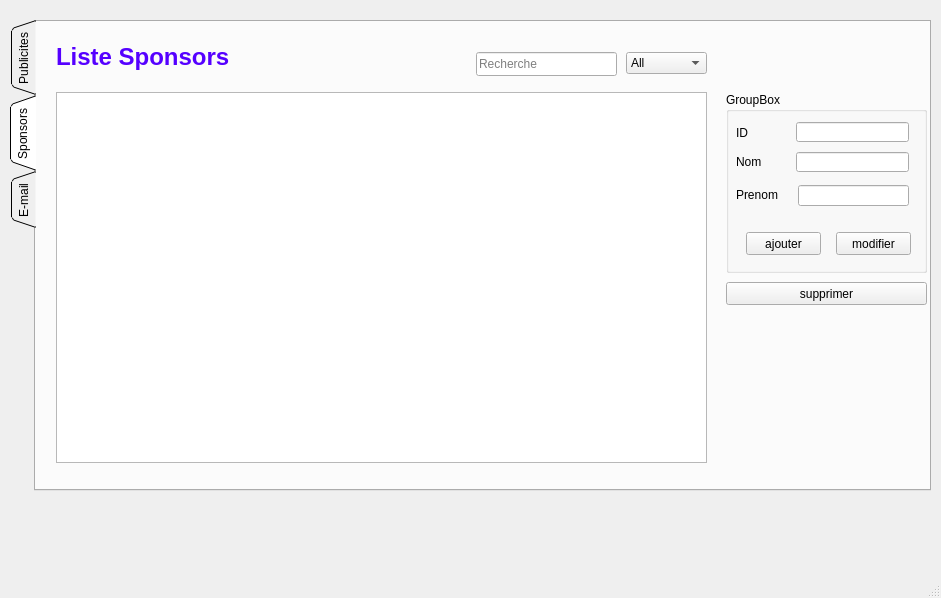
<?xml version="1.0" encoding="UTF-8"?>
<ui version="4.0">
 <class>gestion_malek</class>
 <widget class="QMainWindow" name="gestion_malek">
  <property name="geometry">
   <rect>
    <x>0</x>
    <y>0</y>
    <width>941</width>
    <height>598</height>
   </rect>
  </property>
  <property name="windowTitle">
   <string>MainWindow</string>
  </property>
  <widget class="QWidget" name="centralwidget">
   <widget class="QTabWidget" name="tabWidget">
    <property name="geometry">
     <rect>
      <x>10</x>
      <y>20</y>
      <width>921</width>
      <height>471</height>
     </rect>
    </property>
    <property name="tabPosition">
     <enum>QTabWidget::West</enum>
    </property>
    <property name="tabShape">
     <enum>QTabWidget::Triangular</enum>
    </property>
    <property name="currentIndex">
     <number>1</number>
    </property>
    <widget class="QWidget" name="tab">
     <attribute name="title">
      <string>Publicites</string>
     </attribute>
     <widget class="QTableView" name="table_publicite">
      <property name="geometry">
       <rect>
        <x>20</x>
        <y>71</y>
        <width>651</width>
        <height>371</height>
       </rect>
      </property>
      <property name="sortingEnabled">
       <bool>true</bool>
      </property>
      <attribute name="horizontalHeaderCascadingSectionResizes">
       <bool>true</bool>
      </attribute>
      <attribute name="horizontalHeaderShowSortIndicator" stdset="0">
       <bool>false</bool>
      </attribute>
      <attribute name="horizontalHeaderStretchLastSection">
       <bool>false</bool>
      </attribute>
     </widget>
     <widget class="QLabel" name="label">
      <property name="geometry">
       <rect>
        <x>20</x>
        <y>20</y>
        <width>201</width>
        <height>31</height>
       </rect>
      </property>
      <property name="text">
       <string>&lt;html&gt;&lt;head/&gt;&lt;body&gt;&lt;p&gt;&lt;span style=&quot; font-size:18pt; font-weight:600; color:#5500ff;&quot;&gt;Liste Publicites&lt;/span&gt;&lt;/p&gt;&lt;/body&gt;&lt;/html&gt;</string>
      </property>
     </widget>
     <widget class="QComboBox" name="publicite_sel_col">
      <property name="geometry">
       <rect>
        <x>580</x>
        <y>30</y>
        <width>81</width>
        <height>22</height>
       </rect>
      </property>
      <item>
       <property name="text">
        <string>All</string>
       </property>
      </item>
      <item>
       <property name="text">
        <string>ID</string>
       </property>
      </item>
      <item>
       <property name="text">
        <string>Type</string>
       </property>
      </item>
      <item>
       <property name="text">
        <string>Cout</string>
       </property>
      </item>
      <item>
       <property name="text">
        <string>Sponsor</string>
       </property>
      </item>
     </widget>
     <widget class="QLineEdit" name="rech_publicite">
      <property name="geometry">
       <rect>
        <x>430</x>
        <y>30</y>
        <width>141</width>
        <height>24</height>
       </rect>
      </property>
      <property name="placeholderText">
       <string>Recherche</string>
      </property>
      <property name="clearButtonEnabled">
       <bool>true</bool>
      </property>
     </widget>
     <widget class="QPushButton" name="stat">
      <property name="geometry">
       <rect>
        <x>400</x>
        <y>30</y>
        <width>24</width>
        <height>24</height>
       </rect>
      </property>
      <property name="styleSheet">
       <string notr="true">background-image: url(:/res/img/unnamed.png);</string>
      </property>
      <property name="text">
       <string/>
      </property>
     </widget>
     <widget class="QGroupBox" name="groupBox">
      <property name="geometry">
       <rect>
        <x>700</x>
        <y>80</y>
        <width>191</width>
        <height>211</height>
       </rect>
      </property>
      <property name="title">
       <string>Details publicite</string>
      </property>
      <widget class="QLabel" name="label_5">
       <property name="geometry">
        <rect>
         <x>10</x>
         <y>93</y>
         <width>61</width>
         <height>16</height>
        </rect>
       </property>
       <property name="text">
        <string>Cout</string>
       </property>
      </widget>
      <widget class="QComboBox" name="type">
       <property name="geometry">
        <rect>
         <x>70</x>
         <y>60</y>
         <width>111</width>
         <height>22</height>
        </rect>
       </property>
       <item>
        <property name="text">
         <string>type 1</string>
        </property>
       </item>
       <item>
        <property name="text">
         <string>type 2</string>
        </property>
       </item>
       <item>
        <property name="text">
         <string>type 3</string>
        </property>
       </item>
       <item>
        <property name="text">
         <string>type 4</string>
        </property>
       </item>
      </widget>
      <widget class="QDoubleSpinBox" name="cout">
       <property name="geometry">
        <rect>
         <x>70</x>
         <y>90</y>
         <width>111</width>
         <height>22</height>
        </rect>
       </property>
      </widget>
      <widget class="QLineEdit" name="id">
       <property name="geometry">
        <rect>
         <x>70</x>
         <y>30</y>
         <width>113</width>
         <height>20</height>
        </rect>
       </property>
      </widget>
      <widget class="QComboBox" name="sponsor">
       <property name="geometry">
        <rect>
         <x>70</x>
         <y>120</y>
         <width>111</width>
         <height>22</height>
        </rect>
       </property>
      </widget>
      <widget class="QLabel" name="label_6">
       <property name="geometry">
        <rect>
         <x>10</x>
         <y>125</y>
         <width>61</width>
         <height>16</height>
        </rect>
       </property>
       <property name="text">
        <string>Sponsor</string>
       </property>
      </widget>
      <widget class="QLabel" name="label_3">
       <property name="geometry">
        <rect>
         <x>10</x>
         <y>63</y>
         <width>47</width>
         <height>14</height>
        </rect>
       </property>
       <property name="text">
        <string>Type</string>
       </property>
      </widget>
      <widget class="QLabel" name="label_2">
       <property name="geometry">
        <rect>
         <x>10</x>
         <y>34</y>
         <width>47</width>
         <height>14</height>
        </rect>
       </property>
       <property name="text">
        <string>ID</string>
       </property>
      </widget>
      <widget class="QPushButton" name="actionadd_publicite">
       <property name="geometry">
        <rect>
         <x>20</x>
         <y>160</y>
         <width>75</width>
         <height>23</height>
        </rect>
       </property>
       <property name="text">
        <string>ajouter</string>
       </property>
      </widget>
      <widget class="QPushButton" name="actionedit_publicite">
       <property name="geometry">
        <rect>
         <x>100</x>
         <y>160</y>
         <width>75</width>
         <height>23</height>
        </rect>
       </property>
       <property name="text">
        <string>modifier</string>
       </property>
      </widget>
     </widget>
     <widget class="QPushButton" name="actiondelete_publicite">
      <property name="geometry">
       <rect>
        <x>700</x>
        <y>300</y>
        <width>191</width>
        <height>23</height>
       </rect>
      </property>
      <property name="text">
       <string>supprimer</string>
      </property>
     </widget>
    </widget>
    <widget class="QWidget" name="tab_2">
     <attribute name="title">
      <string>Sponsors</string>
     </attribute>
     <widget class="QTableView" name="table_sponsor">
      <property name="geometry">
       <rect>
        <x>20</x>
        <y>70</y>
        <width>651</width>
        <height>371</height>
       </rect>
      </property>
      <property name="selectionMode">
       <enum>QAbstractItemView::ExtendedSelection</enum>
      </property>
      <property name="sortingEnabled">
       <bool>true</bool>
      </property>
      <attribute name="horizontalHeaderShowSortIndicator" stdset="0">
       <bool>false</bool>
      </attribute>
     </widget>
     <widget class="QLabel" name="label_4">
      <property name="geometry">
       <rect>
        <x>20</x>
        <y>20</y>
        <width>191</width>
        <height>31</height>
       </rect>
      </property>
      <property name="text">
       <string>&lt;html&gt;&lt;head/&gt;&lt;body&gt;&lt;p&gt;&lt;span style=&quot; font-size:18pt; font-weight:600; color:#5500ff;&quot;&gt;Liste Sponsors&lt;/span&gt;&lt;/p&gt;&lt;/body&gt;&lt;/html&gt;</string>
      </property>
     </widget>
     <widget class="QComboBox" name="sponsor_sel_col">
      <property name="geometry">
       <rect>
        <x>590</x>
        <y>30</y>
        <width>81</width>
        <height>22</height>
       </rect>
      </property>
      <item>
       <property name="text">
        <string>All</string>
       </property>
      </item>
      <item>
       <property name="text">
        <string>ID</string>
       </property>
      </item>
      <item>
       <property name="text">
        <string>Nom</string>
       </property>
      </item>
      <item>
       <property name="text">
        <string>Prenom</string>
       </property>
      </item>
     </widget>
     <widget class="QLineEdit" name="rech_sponsor">
      <property name="geometry">
       <rect>
        <x>440</x>
        <y>30</y>
        <width>141</width>
        <height>24</height>
       </rect>
      </property>
      <property name="placeholderText">
       <string>Recherche</string>
      </property>
      <property name="clearButtonEnabled">
       <bool>true</bool>
      </property>
     </widget>
     <widget class="QGroupBox" name="groupBox_2">
      <property name="geometry">
       <rect>
        <x>690</x>
        <y>70</y>
        <width>201</width>
        <height>181</height>
       </rect>
      </property>
      <property name="title">
       <string>GroupBox</string>
      </property>
      <widget class="QLabel" name="label_7">
       <property name="geometry">
        <rect>
         <x>10</x>
         <y>63</y>
         <width>47</width>
         <height>14</height>
        </rect>
       </property>
       <property name="text">
        <string>Nom</string>
       </property>
      </widget>
      <widget class="QLineEdit" name="prenom">
       <property name="geometry">
        <rect>
         <x>72</x>
         <y>93</y>
         <width>111</width>
         <height>21</height>
        </rect>
       </property>
      </widget>
      <widget class="QLineEdit" name="nom">
       <property name="geometry">
        <rect>
         <x>70</x>
         <y>60</y>
         <width>113</width>
         <height>20</height>
        </rect>
       </property>
      </widget>
      <widget class="QLabel" name="label_8">
       <property name="geometry">
        <rect>
         <x>10</x>
         <y>34</y>
         <width>47</width>
         <height>14</height>
        </rect>
       </property>
       <property name="text">
        <string>ID</string>
       </property>
      </widget>
      <widget class="QLineEdit" name="id2">
       <property name="geometry">
        <rect>
         <x>70</x>
         <y>30</y>
         <width>113</width>
         <height>20</height>
        </rect>
       </property>
      </widget>
      <widget class="QLabel" name="label_9">
       <property name="geometry">
        <rect>
         <x>10</x>
         <y>96</y>
         <width>47</width>
         <height>14</height>
        </rect>
       </property>
       <property name="text">
        <string>Prenom</string>
       </property>
      </widget>
      <widget class="QPushButton" name="actionadd_sponsor">
       <property name="geometry">
        <rect>
         <x>20</x>
         <y>140</y>
         <width>75</width>
         <height>23</height>
        </rect>
       </property>
       <property name="text">
        <string>ajouter</string>
       </property>
      </widget>
      <widget class="QPushButton" name="actionedit_sponsor">
       <property name="geometry">
        <rect>
         <x>110</x>
         <y>140</y>
         <width>75</width>
         <height>23</height>
        </rect>
       </property>
       <property name="text">
        <string>modifier</string>
       </property>
      </widget>
     </widget>
     <widget class="QPushButton" name="actiondelete_sponsor">
      <property name="geometry">
       <rect>
        <x>690</x>
        <y>260</y>
        <width>201</width>
        <height>23</height>
       </rect>
      </property>
      <property name="text">
       <string>supprimer</string>
      </property>
     </widget>
    </widget>
    <widget class="QWidget" name="tab_5">
     <attribute name="title">
      <string>E-mail</string>
     </attribute>
     <widget class="QLineEdit" name="rcpt">
      <property name="geometry">
       <rect>
        <x>10</x>
        <y>20</y>
        <width>611</width>
        <height>21</height>
       </rect>
      </property>
      <property name="placeholderText">
       <string>recipient</string>
      </property>
     </widget>
     <widget class="QLineEdit" name="file">
      <property name="geometry">
       <rect>
        <x>10</x>
        <y>90</y>
        <width>701</width>
        <height>23</height>
       </rect>
      </property>
      <property name="placeholderText">
       <string>attachement here</string>
      </property>
     </widget>
     <widget class="QPushButton" name="sendBtn">
      <property name="geometry">
       <rect>
        <x>10</x>
        <y>420</y>
        <width>871</width>
        <height>23</height>
       </rect>
      </property>
      <property name="text">
       <string>Send</string>
      </property>
     </widget>
     <widget class="QLineEdit" name="subject">
      <property name="geometry">
       <rect>
        <x>10</x>
        <y>54</y>
        <width>871</width>
        <height>21</height>
       </rect>
      </property>
      <property name="placeholderText">
       <string>subject</string>
      </property>
     </widget>
     <widget class="QLineEdit" name="mail_pass">
      <property name="geometry">
       <rect>
        <x>640</x>
        <y>20</y>
        <width>241</width>
        <height>20</height>
       </rect>
      </property>
      <property name="echoMode">
       <enum>QLineEdit::Password</enum>
      </property>
      <property name="placeholderText">
       <string>your mail password</string>
      </property>
     </widget>
     <widget class="QTextEdit" name="msg">
      <property name="geometry">
       <rect>
        <x>10</x>
        <y>126</y>
        <width>871</width>
        <height>291</height>
       </rect>
      </property>
      <property name="placeholderText">
       <string>type your message here ...</string>
      </property>
     </widget>
     <widget class="QPushButton" name="browseBtn">
      <property name="geometry">
       <rect>
        <x>720</x>
        <y>90</y>
        <width>161</width>
        <height>24</height>
       </rect>
      </property>
      <property name="text">
       <string>Browse ...</string>
      </property>
     </widget>
    </widget>
   </widget>
  </widget>
  <widget class="QMenuBar" name="menubar">
   <property name="geometry">
    <rect>
     <x>0</x>
     <y>0</y>
     <width>941</width>
     <height>26</height>
    </rect>
   </property>
  </widget>
  <widget class="QStatusBar" name="statusbar"/>
 </widget>
 <resources/>
 <connections/>
</ui>
